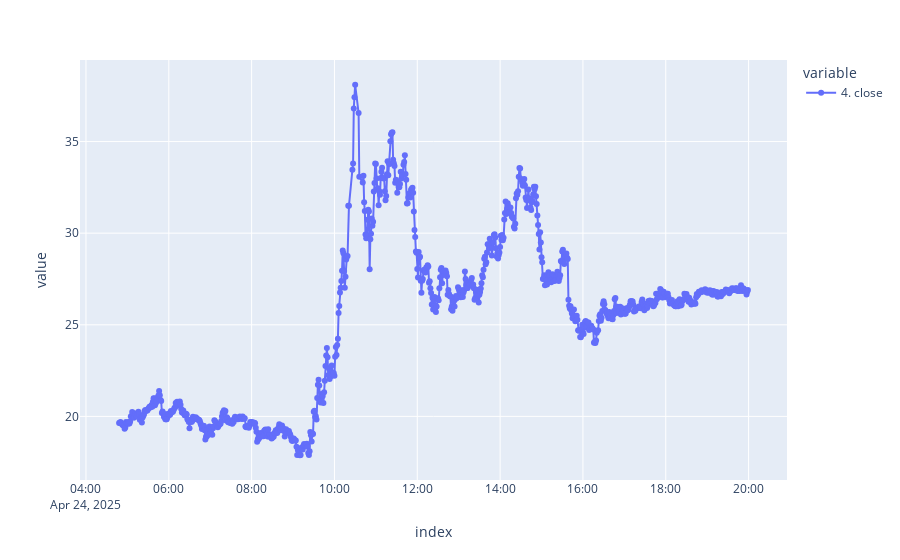

The notebook cell this image was saved under:
### Code cell
uvxy = pd.DataFrame(data2["Time Series (1min)"]).T["4. close"][::-1].astype(float)

import plotly.express as px

fig = px.scatter(uvxy[-900:])
fig.update_traces(mode="lines+markers")
fig.show()

#uvxy[-900:]

### Figure 1 — Plotly figure (JSON) as saved in the notebook; plotly's stock layout.template omitted (floating-point values rounded to 4 significant figures; data arrays with more than 128 entries replaced by an {"elided": "..."} marker saying what was removed)
{"data": [{"hovertemplate": "variable=4. close<br>index=%{x}<br>value=%{y}<extra></extra>", "legendgroup": "4. close", "marker": {"color": "#636efa", "symbol": "circle"}, "mode": "lines+markers", "name": "4. close", "orientation": "v", "showlegend": true, "type": "scatter", "visible": true, "x": {"elided": "900 str values"}, "xaxis": "x", "y": {"elided": "900 float values"}, "yaxis": "y"}], "layout": {"autosize": true, "legend": {"title": {"text": "variable"}, "tracegroupgap": 0}, "margin": {"t": 60}, "xaxis": {"anchor": "y", "autorange": true, "domain": [0, 1], "range": ["2025-04-24 03:52:39.8506", "2025-04-24 20:54:20.1494"], "title": {"text": "index"}, "type": "date"}, "yaxis": {"anchor": "x", "autorange": true, "domain": [0, 1], "range": [16.31, 39.67], "title": {"text": "value"}, "type": "linear"}}}
